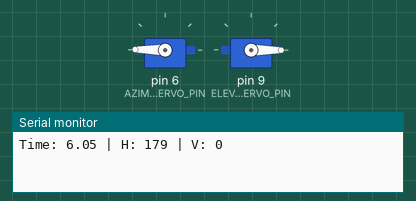
Bench run of a sketch on a simulated Arduino Uno, built with avr-gcc and run on an emulated ATmega328P. On the bench: 2 × servo, the last lines printed to the serial monitor.

Above: at 0.1 s.
At 36.1 s:
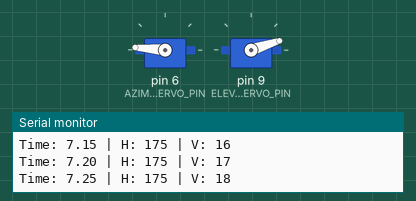
Timing chart, 0 to 40.0 s (numbered marks = the images above):
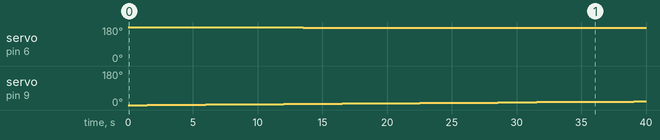

Measured:
- by itself, servo on pin 6 (AZIMUTH_SERVO_PIN): 179° → 178° at 4.5 s, → 177° 9.0 s later, → 176° 10.5 s later, → 175° 7.5 s later
- by itself, servo on pin 9 (ELEVATION_SERVO_PIN): moves from 0° to 19° over 37.6 s

The sketch:

solartracker_2dof.ino
```cpp
//Two DOF Solar Tracker

#include <Servo.h>

Servo servoH;  // horizontal motor
Servo servoV;  // vertical motor

const int AZIMUTH_SERVO_PIN = 6;
const int ELEVATION_SERVO_PIN = 9;

//Calculating Azimuth and Elevation Angles
float Lati = 12.29 ;
float Longi = 76.61;

int day = 80;       //Day of the year
float time = 6.0;   //Time in 24hr format

//Calculating the Angles
int posH;
int posV;
float DeclinationA;
float HourA;
float ElevationA;
float AzimuthA;

void setup() {

  Serial.begin(9600);

  servoH.attach(AZIMUTH_SERVO_PIN);
  servoV.attach(ELEVATION_SERVO_PIN);

}

void loop() {

  time += 0.05;   // simulate time

  if (time > 18) time = 6;   // reset day

  DeclinationA = 23.45 * sin(radians((360.0/365.0) * (284 + day)));
  HourA = 15 * (time - 12);

  ElevationA = asin(
    sin(radians(Lati)) * sin(radians(DeclinationA)) +
    cos(radians(Lati)) * cos(radians(DeclinationA)) * cos(radians(HourA))
  );
  ElevationA = degrees(ElevationA);

  float sinA = (cos(radians(DeclinationA)) * sin(radians(HourA))) / cos(radians(ElevationA));
  float cosA = (sin(radians(DeclinationA)) - sin(radians(ElevationA)) * sin(radians(Lati))) /(cos(radians(ElevationA)) * cos(radians(Lati)));

  sinA = constrain(sinA, -1, 1);
  cosA = constrain(cosA, -1, 1);

  AzimuthA = degrees(atan2(sinA, cosA));
  if (AzimuthA < 0) AzimuthA += 360;
  if (ElevationA < 0) ElevationA = 0;

  // Horizontal (East → West , 0 -> 180)
  posH = map(AzimuthA, 90, 270, 0, 180);
  posH = constrain(posH, 0, 180);

  // Vertical (South → North , 0 -> 180)
  posV = map(ElevationA, 0, 90, 0, 90);
  posV = constrain(posV, 0, 90);

  servoV.write(posV);
  servoH.write(posH);

  Serial.print("Time: "); Serial.print(time);
  Serial.print(" | H: "); Serial.print(posH);
  Serial.print(" | V: "); Serial.println(posV);

  delay(1500);
}
```
